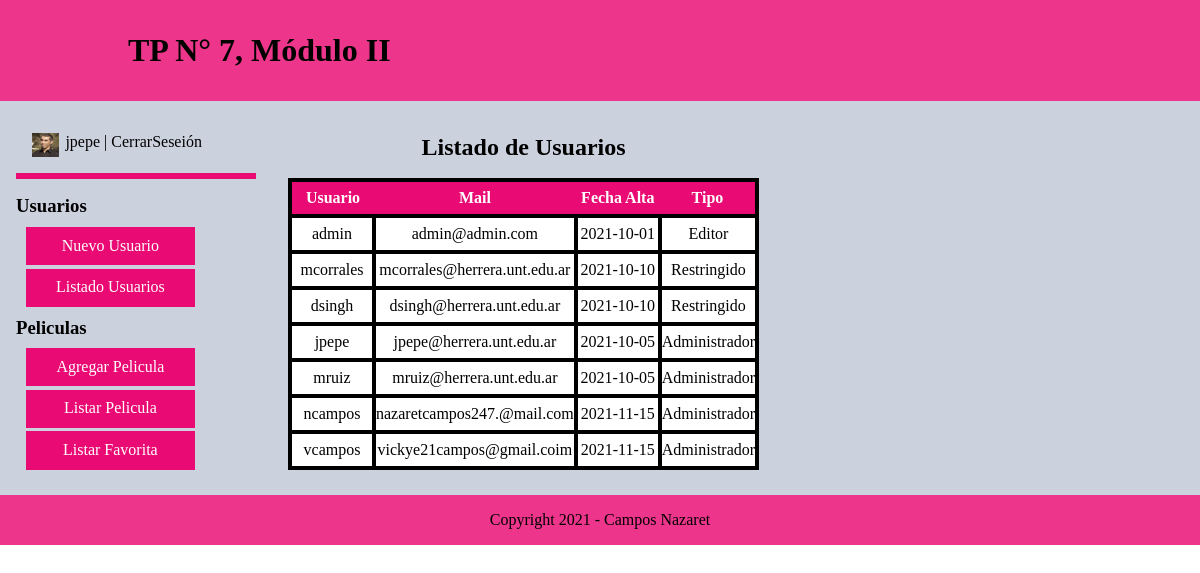
/TP09-CamposNestorNazaret/Ejercicio/php/usuario_listado.php (signed in), run on the app's committed database.
### tables this page shows
CREATE TABLE `usuario` (
  `id` int(11) NOT NULL,
  `usuario` varchar(60) NOT NULL,
  `password` varchar(40) NOT NULL,
  `mail` varchar(80) NOT NULL,
  `fecha_alta` date NOT NULL,
  `tipo` varchar(15) NOT NULL,
  `foto` varchar(80) DEFAULT NULL
);

### TP09-CamposNestorNazaret/Ejercicio/php/usuario_listado.php (the view, shortened to what this page needs)
<?php
if (!empty($_SESSION['usuario'])) {
?>
    <main>
        <section class="seccion">
            <article>
                <?php
                    require('menu.php');
                ?>
            </article>
            <article>
                <?php
                    $bd = 'peliculas';
                    $conexion = conectar($bd);
                    $consulta = 'SELECT * FROM usuario ';
                    $q = mysqli_query($conexion, $consulta);
                    if ($q){
                        if (mysqli_num_rows($q)) {
                            ?>
                                <h2>Listado de Usuarios</h2>
                                <table>
                                    <tr>
                                        <th>Usuario</th>
                                        <th>Mail</th>
                                        <th>Fecha Alta</th>
                                        <th>Tipo</th>
                                    </tr>
                            <?php
                            while ($fila = mysqli_fetch_array($q)) {
                                ?>
                                <tr>
                                    <td><?php echo $fila['usuario']; ?></td>
                                    <td><?php echo $fila['mail']; ?></td>
                                    <td><?php echo $fila['fecha_alta']; ?></td>
                                    <td><?php echo $fila['tipo']; ?></td>
                                </tr>
                            <?php
                            }
                            echo  '</table>';
                        } else {
                            echo '<p>No Se Encontraron Datos</p>';
                            header ('refresh:5; url=../index.html');
                        }
                    } else {
                        echo '<p>Error en la consulta</p>';
                    }
                ?>
            </article>
        </section>
    </main>
<?php
} else {
    header ('refresh:0; url=../index.html');
}
?>

### TP09-CamposNestorNazaret/Ejercicio/php/menu.php (shortened to what this page needs)
<figure class="imagenDeUsuario">
    <img src="../img/usuarios/<?php echo $_SESSION['foto'];?>" alt="foto del usuario logeado">
    <figcaption><p>     <?php echo $_SESSION['usuario'];?> |   <a href="cerrar_session.php" >CerrarSeseión</a></p></figcaption>
</figure>
<hr class="separadorDelUsuario">
<nav>
    <h3>Usuarios</h3>
    <ul>
        <li>Nuevo Usuario</li>
        <li><a href="usuario_listado.php">Listado Usuarios</a></li>
    </ul>
    <h3>Peliculas</h3>
    <ul>
        <li><a href="pelicula_alta.php">Agregar Pelicula</a> </li>
        <li><a href="pelicula_listado.php">Listar Pelicula</a> </li>
        <li><a href="pelicula_favoritaLista.php">Listar Favorita</a> </li>
    </ul>
</nav>

### TP09-CamposNestorNazaret/Ejercicio/css/estilo.css (style rules this page uses)
* { border:0; padding:0; margin:0; }
header { padding: 2em; background-color: #e90b73d2; }
main { background-color: #CBD1DD; }
article { padding: 1em; }
h1 { padding-left: 3em; }
.parrafo { background-color: #e90b73d2; text-align: center; padding: 1em; }
h2 { text-align: center; padding: 0.7em; }
table { border-collapse: collapse; border: solid 0.3em #000000; text-align: center; }
td { border: solid 0.3em #000000; background-color: white; width: 5em; height: 4vh; }
th { color: white; background-color: #e90b73; width: 5em; height: 4vh; }
.seccion { display: flex; flex-direction: row; }
li { list-style: none; background-color: #e90b73; padding: 0.3em; width: 10em; height: 1.5em; text-align: center; padding-top: 0.6em; margin: 0.2em; color: white; }
ul { padding: 0.4em; }
a { text-decoration: none; color: white; }
.imagenDeUsuario { display: flex; flex-direction: row; height: 3vh; width: 13em; padding: 1em; }
.imagenDeUsuario img { height: 100%; width: 13%; padding-right: 0.4em; }
.imagenDeUsuario a { text-decoration: none; color: black; }
.separadorDelUsuario { width: 17; height: 0.4em; background-color: #e90b73; margin-bottom: 1em; }

### data on the page
usuario: usuario "admin", mail "admin@admin.com", fecha_alta "2021-10-01", tipo "Editor"
usuario: usuario "mcorrales", mail "mcorrales@herrera.unt.edu.ar", fecha_alta "2021-10-10", tipo "Restringido"
usuario: usuario "dsingh", mail "dsingh@herrera.unt.edu.ar", fecha_alta "2021-10-10", tipo "Restringido"
usuario: usuario "jpepe", mail "jpepe@herrera.unt.edu.ar", fecha_alta "2021-10-05", tipo "Administrador"
usuario: usuario "mruiz", mail "mruiz@herrera.unt.edu.ar", fecha_alta "2021-10-05", tipo "Administrador"
usuario: usuario "ncampos", mail "nazaretcampos247.@mail.com", fecha_alta "2021-11-15", tipo "Administrador"
usuario: usuario "vcampos", mail "vickye21campos@gmail.coim", fecha_alta "2021-11-15", tipo "Administrador"

### other printed values
$_SESSION['usuario'] "jpepe"
